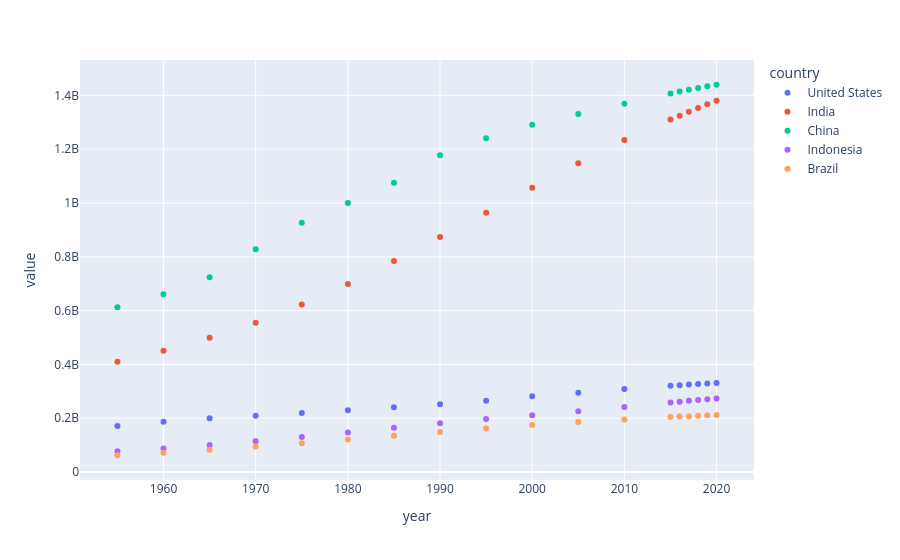

The notebook cell this image was saved under:
### Markdown cell above
# Scatter plot

### Code cell
df_pivot.plot(kind='scatter')
